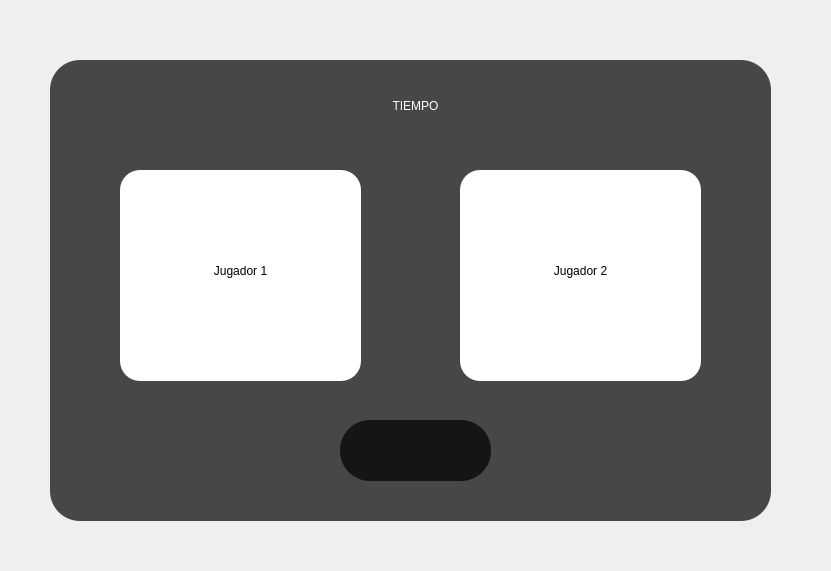
<?xml version="1.0" encoding="UTF-8"?>
<ui version="4.0">
 <class>VentanEspera</class>
 <widget class="QMainWindow" name="VentanEspera">
  <property name="geometry">
   <rect>
    <x>0</x>
    <y>0</y>
    <width>831</width>
    <height>571</height>
   </rect>
  </property>
  <property name="windowTitle">
   <string>MainWindow</string>
  </property>
  <widget class="QWidget" name="centralwidget">
   <widget class="QLabel" name="label">
    <property name="geometry">
     <rect>
      <x>0</x>
      <y>0</y>
      <width>841</width>
      <height>581</height>
     </rect>
    </property>
    <property name="text">
     <string/>
    </property>
    <property name="pixmap">
     <pixmap>../../sprites/background/index3.png</pixmap>
    </property>
    <property name="scaledContents">
     <bool>true</bool>
    </property>
   </widget>
   <widget class="QWidget" name="widget" native="true">
    <property name="geometry">
     <rect>
      <x>50</x>
      <y>60</y>
      <width>721</width>
      <height>461</height>
     </rect>
    </property>
    <property name="styleSheet">
     <string notr="true">background: rgba(0, 0, 0, 70%);
border-radius: 30px;</string>
    </property>
    <widget class="QLabel" name="label_2">
     <property name="geometry">
      <rect>
       <x>70</x>
       <y>110</y>
       <width>241</width>
       <height>211</height>
      </rect>
     </property>
     <property name="styleSheet">
      <string notr="true">background-color: rgb(255, 255, 255);
border-radius: 20px</string>
     </property>
     <property name="text">
      <string/>
     </property>
    </widget>
    <widget class="QLabel" name="label_3">
     <property name="geometry">
      <rect>
       <x>410</x>
       <y>110</y>
       <width>241</width>
       <height>211</height>
      </rect>
     </property>
     <property name="styleSheet">
      <string notr="true">background-color: rgb(255, 255, 255);
border-radius: 20px</string>
     </property>
     <property name="text">
      <string/>
     </property>
    </widget>
    <widget class="QPushButton" name="boton_volver">
     <property name="geometry">
      <rect>
       <x>290</x>
       <y>360</y>
       <width>151</width>
       <height>61</height>
      </rect>
     </property>
     <property name="styleSheet">
      <string notr="true">border-image: url(Desktop\Mi-repositorio\sofiaretamales-iic2233-2022-2\Tareas\T3\cliente\sprites\background\back_button.png);
border-radius: 20px;
background: transparent</string>
     </property>
     <property name="text">
      <string/>
     </property>
     <property name="icon">
      <iconset>
       <normaloff>../../sprites/background/back_button.png</normaloff>../../sprites/background/back_button.png</iconset>
     </property>
     <property name="iconSize">
      <size>
       <width>151</width>
       <height>61</height>
      </size>
     </property>
    </widget>
    <widget class="QLabel" name="tiempo">
     <property name="geometry">
      <rect>
       <x>290</x>
       <y>20</y>
       <width>151</width>
       <height>51</height>
      </rect>
     </property>
     <property name="styleSheet">
      <string notr="true">background: transparent;
color: rgb(255, 255, 255);
font: 87 15pt &quot;Segoe UI Black&quot;;</string>
     </property>
     <property name="text">
      <string>TIEMPO</string>
     </property>
     <property name="alignment">
      <set>Qt::AlignCenter</set>
     </property>
    </widget>
    <widget class="QLabel" name="jugador_1">
     <property name="geometry">
      <rect>
       <x>90</x>
       <y>180</y>
       <width>201</width>
       <height>61</height>
      </rect>
     </property>
     <property name="styleSheet">
      <string notr="true">background: transparent;
font: 87 9pt &quot;Segoe UI Black&quot;;</string>
     </property>
     <property name="text">
      <string>Jugador 1</string>
     </property>
     <property name="alignment">
      <set>Qt::AlignCenter</set>
     </property>
    </widget>
    <widget class="QLabel" name="jugador_2">
     <property name="geometry">
      <rect>
       <x>430</x>
       <y>180</y>
       <width>201</width>
       <height>61</height>
      </rect>
     </property>
     <property name="styleSheet">
      <string notr="true">background: transparent;
font: 87 9pt &quot;Segoe UI Black&quot;;</string>
     </property>
     <property name="text">
      <string>Jugador 2</string>
     </property>
     <property name="alignment">
      <set>Qt::AlignCenter</set>
     </property>
    </widget>
   </widget>
  </widget>
 </widget>
 <resources/>
 <connections/>
</ui>
